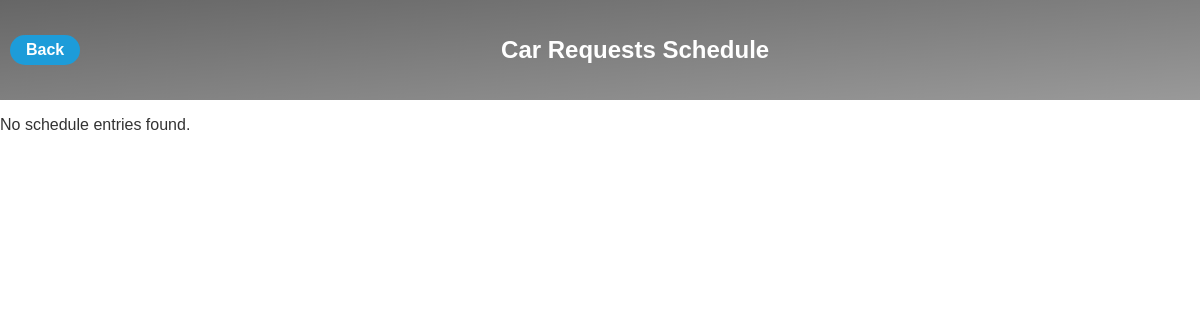
/schedule.php, run on an earlier commit of the app's database.
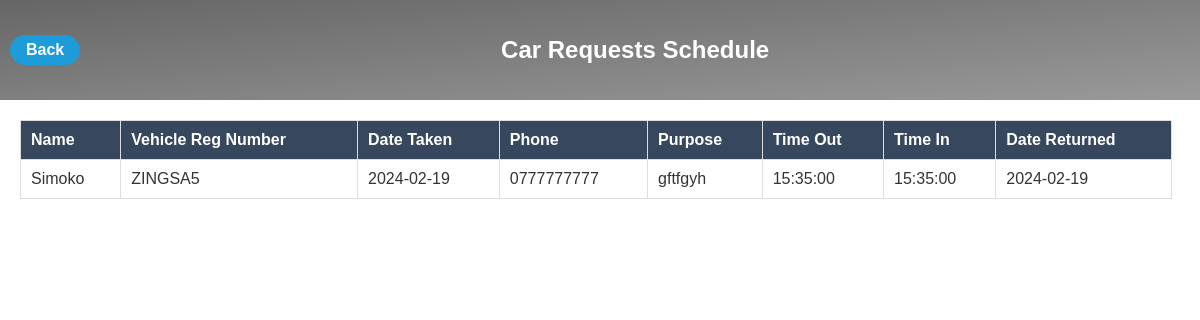
And on a later commit of the database.
### tables this page shows
CREATE TABLE `vehicle_logs` (
  `id` int(11) NOT NULL,
  `username` varchar(255) NOT NULL,
  `vehicle_reg` varchar(100) NOT NULL,
  `date_taken` date NOT NULL,
  `phone` varchar(15) NOT NULL,
  `purpose` text NOT NULL,
  `signature` varchar(255) NOT NULL,
  `time_out` time NOT NULL,
  `time_in` time DEFAULT NULL,
  `date_returned` date DEFAULT NULL,
  `approval` tinyint(1) NOT NULL DEFAULT 0
);

### schedule.php (the view, shortened to what this page needs)
<!DOCTYPE html>
<html lang="en">
<head>
</head>
<body>
<header>
        <a href="#" class="back-button" onclick="history.back();"><button>Back</button></a>
        <h1>Car Requests Schedule</h1>
    </header>
    <?php
$con = mysqli_connect("localhost", "root", "", "sabre");
if (mysqli_connect_errno()) {
    echo "Failed to connect to MySQL: " . mysqli_connect_error();
} else {
    $sql = "SELECT * FROM vehicle_logs ORDER BY date_taken, time_out";
    $result = mysqli_query($con, $sql);
    if (mysqli_num_rows($result) > 0) {
        echo '<table>';
        echo '<tr><th>Name</th><th>Vehicle Reg Number</th><th>Date Taken</th><th>Phone</th><th>Purpose</th><th>Time Out</th><th>Time In</th><th>Date Returned</th></tr>';
        while ($row = mysqli_fetch_assoc($result)) {
            echo '<tr>';
            echo '<td>' . $row['username'] . '</td>';
            echo '<td>' . $row['vehicle_reg'] . '</td>';
            echo '<td>' . $row['date_taken'] . '</td>';
            echo '<td>' . $row['phone'] . '</td>';
            echo '<td>' . $row['purpose'] . '</td>';
            echo '<td>' . $row['time_out'] . '</td>';
            echo '<td>' . $row['time_in'] . '</td>';
            echo '<td>' . $row['date_returned'] . '</td>';
            echo '</tr>';
        }
        echo '</table>';
    } else {
        echo "No schedule entries found.";
    }
}
?>
</body>
</html>

### schedule.php (style rules this page uses)
body { font-family: Arial, sans-serif; color: #333; background-color: #ffff; margin: 0; padding: 0; }
table { border-collapse: collapse; width: 96vw; margin: 20px; padding: 1em; }
th, td { padding: 10px; text-align: left; border: 1px solid #ddd; }
th { background-color: #37475e; color:white; }
header { display: flex; justify-content: space-between; align-items: center; background-image: linear-gradient(to bottom right, rgba(0, 0, 0, 0.6), rgba(0, 0, 0, 0.4)),url('images/bg-earth.jpg'); background-size: cover; background-position: center; color: #fff; padding: 10px; margin-bottom: 1em; height: 80px; }
button { font-size: 16px; color: #fff; font-weight:bold; background-color: #1d9cd9; border: none; margin-right: 20px; border-radius:35px; width: 100%; height: 30px; }
h1 { font-size: 24px; margin: 0; }

What changed in the data, as far as the page shows it:
added vehicle_logs: username "Simoko", vehicle_reg "ZINGSA5", date_taken "2024-02-19", phone "0777777777", purpose "gftfgyh", time_out "15:35:00", time_in "15:35:00", date_returned "2024-02-19"
Also different on the page:
text no longer shown: "No schedule entries found."
text now shown: "Name Vehicle Reg Number Date Taken Phone Purpose Time Out Time In Date Returned"
